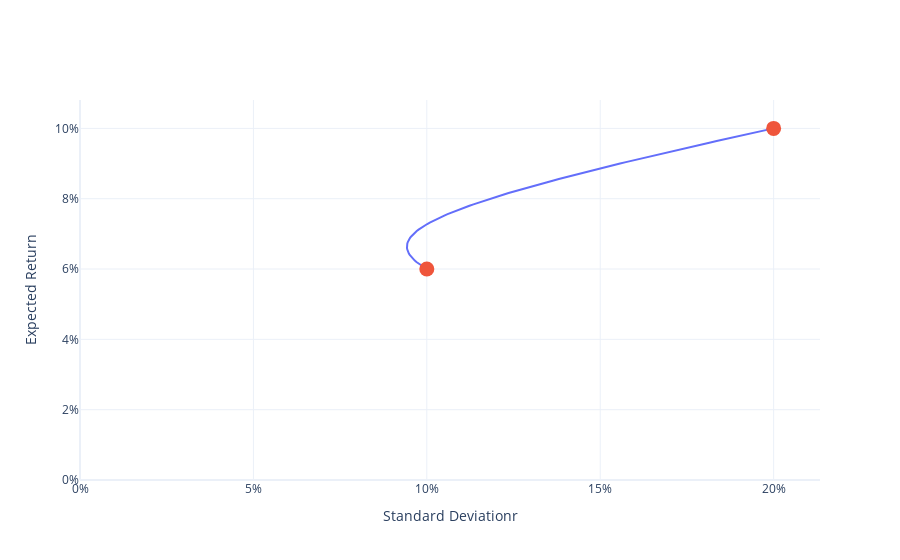

Source (notebook cell):
### Markdown cell above
# FIGURE

### Code cell
import numpy as np
import plotly.graph_objects as go

wt1 = np.arange(0, 1.01, 0.01)
wt2 = 1 - wt1
mn = wt1*mn1 + wt2*mn2
vr = (
    wt1**2 * sd1**2 + 
    wt2**2 * sd2**2 + 
    wt1 * wt2 * sd1 * sd2 * corr
)
sd = np.sqrt(vr)

string = "asset 1: %{text:.0f}%<br>asset 2: %{customdata:.0f}%<extra></extra>"
trace1 = go.Scatter(
    x=sd,
    y=mn,
    mode="lines",
    text=100*wt1,
    customdata=100*wt2,
    hovertemplate=string
)
trace2 = go.Scatter(
    x = [sd1, sd2],
    y = [mn1, mn2],
    mode="markers",
    text=["asset 1", "asset 2"],
    hovertemplate="%{text}<extra></extra>",
    marker=dict(size=15),
)
fig = go.Figure(trace1)
fig.add_trace(trace2)
fig.update_layout(
    xaxis_title="Standard Deviationr",
    yaxis_title="Expected Return",
    xaxis_rangemode = "tozero",
    yaxis_rangemode="tozero",
    xaxis_tickformat=".0%",
    yaxis_tickformat=".0%",
    template="plotly_white",
    showlegend=False
)
fig.show()
